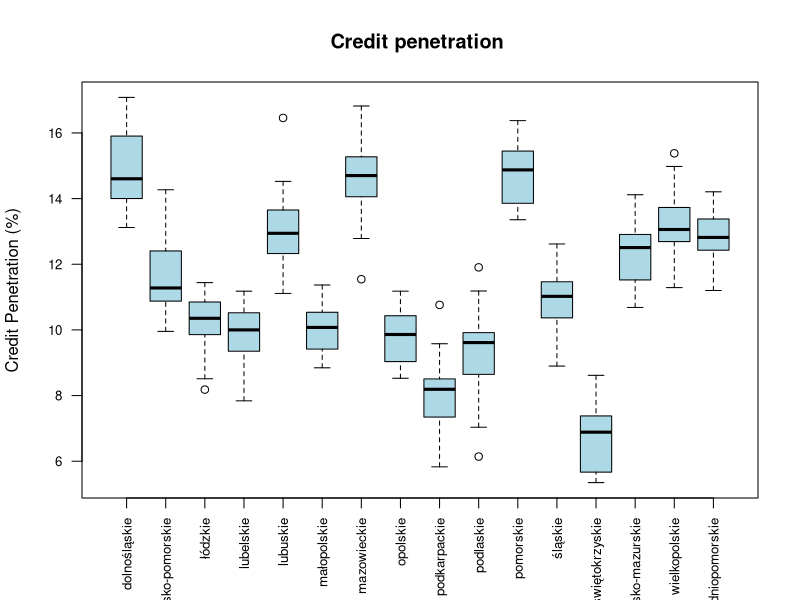

R code for this plot:
library(readxl)
library(dplyr)
library(stringr)

# data pulling
population <- read_xlsx("Data/LUDN_2137_XPIV_20260112162304.xlsx", sheet="DANE")
properties <- read_xlsx("Data/RYNE_3783_XPIV_20260112155353.xlsx", sheet="DANE")
wages <- read_xlsx("Data/WYNA_2497_XPIV_20260112161217.xlsx", sheet="DANE")
credits <- read_xlsx("Data/credits.xlsx")
unemployment <- read_xlsx("Data/RYNE_2392_XPIV_20260113123719.xlsx", sheet="DANE")

# Get only column that are needed
population <- population %>% select(Kod, Nazwa, Wiek, Wartosc)
properties <- properties %>% select(Kod, Nazwa, Wartosc, `Jednostka miary`)
wages <- wages %>% select(Kod, Nazwa, Wartosc, `Jednostka miary`)
unemployment <- unemployment %>% select(Kod, Wartosc)

# summarizing age groups
population <- population %>% group_by(Kod, Nazwa) %>% summarise(Population = sum(Wartosc))

# changing columns names
population <- population %>% rename(Teryt = Kod, Name = Nazwa)
properties <- properties %>% rename(Teryt = Kod, Name = Nazwa, Properties = Wartosc, `Prop Unit` = `Jednostka miary`)
wages <- wages %>% rename(Teryt = Kod, Name = Nazwa, Wage = Wartosc, `Wage Unit` = `Jednostka miary`)
unemployment <- unemployment %>% rename(Teryt = Kod, Unemployment=Wartosc)

data <- population %>% 
  left_join(properties, by=c("Teryt"="Teryt", "Name"="Name")) %>% 
  left_join(wages, by=c("Teryt"="Teryt","Name"="Name")) %>% 
  left_join(unemployment, by=c("Teryt"="Teryt"))

# extracting teryt code for voivodeships  
data <- data %>% mutate(
  Voivod = str_sub(Teryt, start=1, end=2)
  )

# adding voivodeship credit penetration 
data <- data %>% left_join(credits, by=c("Voivod"="Teryt"))

# random % of credits recipients
data <- data %>% mutate(
  `Properties per 10k residents` = round(Properties/Population*10000, 2),
  `Credit Penetration` =  rnorm(1, `perc of credit recipient`, 1)
)

data <- data %>% select(-Voivod,-`perc of credit recipient`, -`Prop Unit`, -`Wage Unit`)

for (var in data){
  if(sum(is.na(var))>0) {
    print("NA")
  }
}

# Simple visualisation
boxplot(`Credit Penetration` ~ Voivodeship, 
        data = data, 
        main = "Credit penetration ",
        col = "lightblue",
        xlab = "",
        las = 2,      
        cex.axis = 0.8, 
        ylab = "Credit Penetration (%)")
